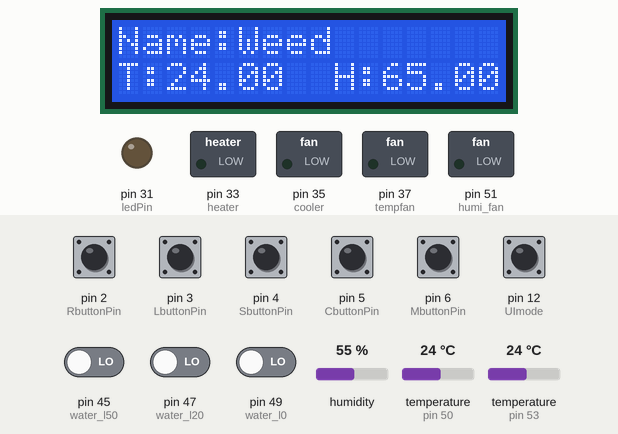
Bench run of a sketch on a simulated Arduino Mega 2560, built with avr-gcc and run on an emulated ATmega2560. On the bench: 16×2 character LCD, switched loads named in the sketch (green lamp = pin HIGH), output pins drawn as LEDs (lit = HIGH). The inputs (shaded band) are chosen by the test bench; at power-on: pin 2 (RbuttonPin), pin 3 (LbuttonPin), pin 4 (SbuttonPin), pin 5 (CbuttonPin), pin 6 (MbuttonPin), pin 12 (UImode), pin 45 (water_l50), pin 47 (water_l20), pin 49 (water_l0) LOW, temperature (sensors on pin 50, pin 53) 24 °C, humidity 55 %.

Above: at 1.2 s.
1.3 s: pin 12 (UImode) pulled HIGH for 2.15 s
At 3.3 s:
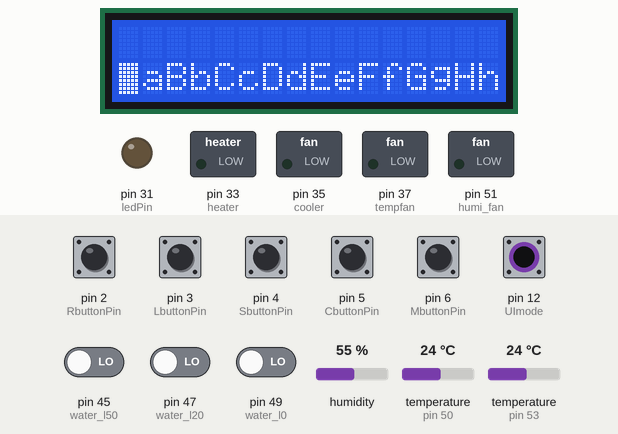
5.7 s: temperature (sensor on pin 50) set to 28 °C
At 7.3 s:
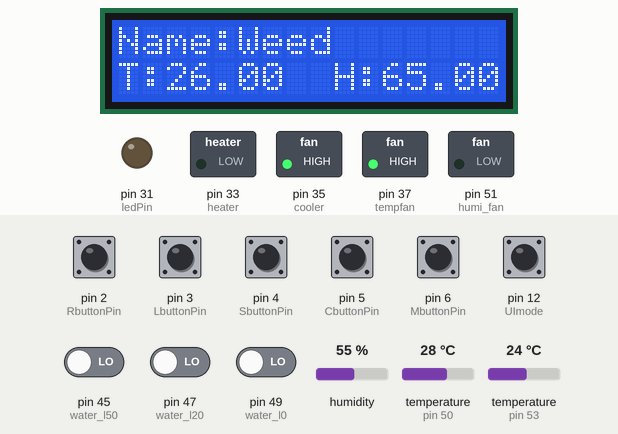
8.2 s: humidity set to 22 %
At 10.8 s:
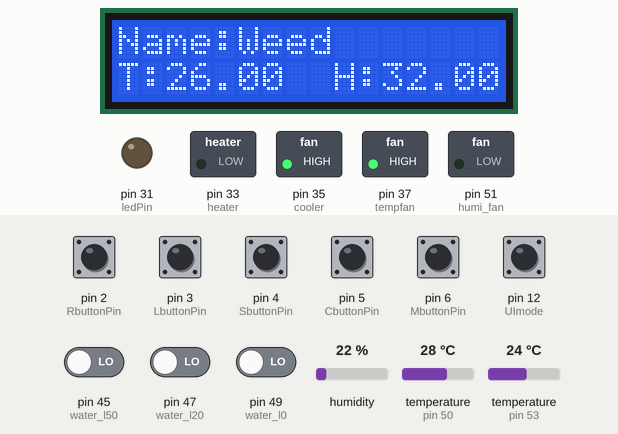
11.2 s: pin 47 (water_l20) driven HIGH
At 14.2 s:
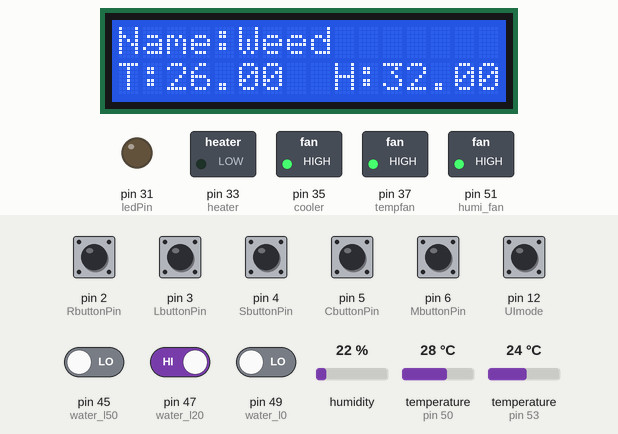
14.9 s: temperature (sensor on pin 53) set to 21 °C
At 17.7 s:
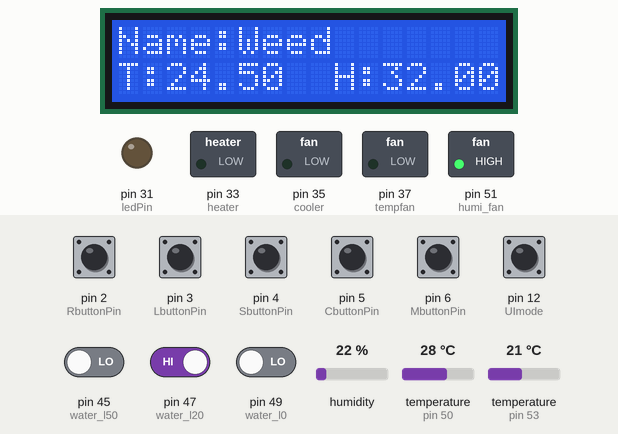
18.6 s: pin 12 (UImode) pulled HIGH for 2.15 s
At 21.0 s:
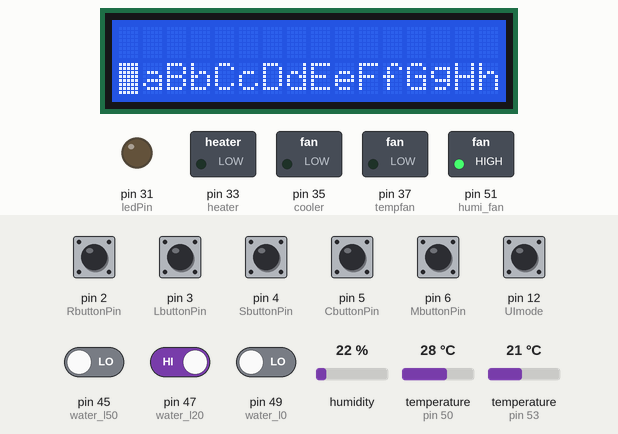
Timing chart, 0 to 22.5 s (numbered marks = the images above; inputs shaded):
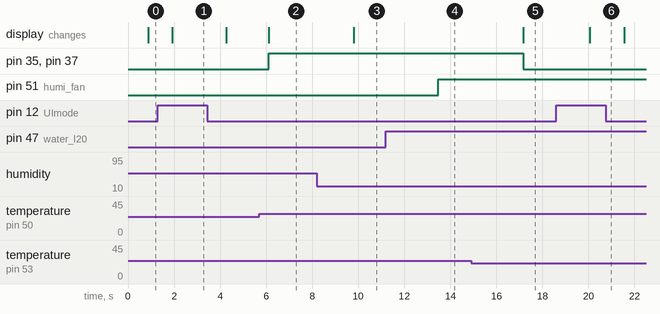

The sketch:

merge_v1.ino
```cpp
#include <LiquidCrystal.h>
#include <DallasTemperature.h>
#include <OneWire.h>
#include <dht11.h>

// ------ UI System ------
LiquidCrystal lcd(40, 42, 22, 24, 26, 28);
#define UImode 12
#define RbuttonPin 2
#define LbuttonPin 3
#define SbuttonPin 4
#define CbuttonPin 5
#define MbuttonPin 6
// Variables will change:
int UImodeState = 0;
int lastUImodeState = 0;
int buttonPushCounter = 0; // counter for the number of button presses
int levelCounter = 0;
int RbuttonState = 0;         // current state of the button
int lastRbuttonState = 0;     // previous state of the button
int LbuttonState = 0;         // current state of the button
int lastLbuttonState = 0;     // previous state of the button
int SbuttonState = 0;         // current state of the button
int lastSbuttonState = 0;     // previous state of the button
int printPosition = 0;
int CbuttonState = 0;         // current state of the button
int lastCbuttonState = 0;     // previous state of the button
int MbuttonState = 0;         // current state of the button
int lastMbuttonState = 0;     // previous state of the button
const char level[4][17] = {
  {'A', 'a', 'B', 'b', 'C', 'c', 'D', 'd', 'E', 'e', 'F', 'f', 'G', 'g', 'H', 'h', '\0'},
  {'I', 'i', 'J', 'j', 'K', 'k', 'L', 'l', 'M', 'm', 'N', 'n', 'O', 'o', 'P', 'p', '\0'},
  {'Q', 'q', 'R', 'r', 'S', 's', 'T', 't', 'U', 'u', 'V', 'v', 'W', 'w', 'X', 'x', '\0'},
  {'Y', 'y', 'Z', 'z', '0', '1', '2', '3', '4', '5', '6', '7', '8', '9', '\0'}
};
String senddata;
// ------ Humidity System ------
dht11 DHT11;
#define DHT11PIN 53
#define humi_fan 51
float temp_dht;
float humid_dht;
boolean hfanState = false;
float humid_thres = 40;
// ------ Water Level ------
#define water_l50 45
#define water_l20 47
#define water_l0 49
int wlevel50State = 0;
int wlevel20State = 0;
int wlevel0State = 0;
// ------ Temperature System ------
#define ONE_WIRE_BUS 50
#define ledPin 31
#define heater 33
#define cooler 35
#define tempfan 37
OneWire oneWire(ONE_WIRE_BUS);
DallasTemperature Tempsensors(&oneWire);
boolean ledState = false;
boolean heaterState = false;
boolean coolerState = false;
boolean thfanState = false;
float temp_threh = 35;
float temp_threl = 10;
float temp_h = 25;
float temp_l = 10;

#define plantName "Weed"


void setup() {
  // ---------- UI Setting ----------
  lcd.begin(16, 2);
  lcd.blink();
  pinMode(UImode, INPUT);
  pinMode(RbuttonPin, INPUT);
  pinMode(LbuttonPin, INPUT);
  pinMode(SbuttonPin, INPUT);
  pinMode(CbuttonPin, INPUT);
  pinMode(MbuttonPin, INPUT);
  // ---------- Humisity Setting ----------
  pinMode(humi_fan, OUTPUT);
  // ---------- Water Level Setting ----------
  pinMode(water_l50, INPUT);
  pinMode(water_l20, INPUT);
  pinMode(water_l0, INPUT);
  // ---------- Temperature Setting ----------
  Tempsensors.begin();
  pinMode(ledPin, OUTPUT);
  pinMode(heater, OUTPUT);
  pinMode(cooler, OUTPUT);
  pinMode(tempfan, OUTPUT);
  Serial.begin(9600);
}

void loop() {

  UImodeState = digitalRead(UImode);
  if (UImodeState == HIGH) {
    if (UImodeState != lastUImodeState) {
      lcdReset();
    }
    rightM(buttonPushCounter, levelCounter);
    leftM(buttonPushCounter, levelCounter);
    selectM(printPosition, buttonPushCounter, levelCounter);
    cancelM(printPosition, buttonPushCounter, levelCounter);
    sendM();
  }
  else {
    // ---------- Sensor reading Loop ----------
    Get_Wlevel(wlevel50State, wlevel20State, wlevel0State);
    Get_Humidity(temp_dht, humid_dht); // reading humidity sensor
    float temp_ds18 = Get_Temperature(); // reading temperature sensor
    float temp_aver = Temp_Average(temp_dht, temp_ds18); // temerature reading averaging

    // ---------- Humisity Loop ----------
    Get_HumiState(wlevel20State, humid_dht, humid_thres);
    Op_Humi();
    // ---------- Temperature Loop ----------
    Get_TempState(temp_threh, temp_h, temp_l, temp_threl, temp_aver); // checking the temperature state
    Op_Temp(); // turn on heater or cooler or LED

    if (UImodeState != lastUImodeState) {
      lcd.clear();
    }
    lcdDisplayTH(temp_aver, humid_dht);
    delay(1000);
  }
  delay(50);
  lastUImodeState = UImodeState;

}

// ------------------------------------------- FUNCTIONS --------------------------------------------------------
// ------------------------------------------- water level reading -------------------------------------------------
void Get_Wlevel(int & wlevel50State, int & wlevel20State, int & wlevel0State) {
  wlevel50State = digitalRead(water_l50);
  wlevel20State = digitalRead(water_l20);
  wlevel0State = digitalRead(water_l0);
}

// ------------------------------------------- humidity reading -------------------------------------------------
void Get_Humidity(float & temp_dht, float & humid_dht) {
  int chk = DHT11.read(DHT11PIN);
  temp_dht = DHT11.temperature;
  humid_dht = DHT11.humidity + 10;
}

// ------------------------------------------- humidity state -------------------------------------------------
void Get_HumiState(int wlevel20State, float humid_dht, float humid_thres) {
  if (wlevel20State == HIGH) {
    if (humid_dht < humid_thres) {
      hfanState = true;
    }
    else {
      hfanState = false;
    }
  }
  else {
    hfanState = false;
  }
}
// ------------------------------------------- humidity operation -------------------------------------------------
void Op_Humi() {
  switch (hfanState)
  {
    case true: digitalWrite(humi_fan, HIGH); break;
    case false: digitalWrite(humi_fan, LOW);; break;
    default: Serial.println("Unknown error"); break;
  }
}

// ------------------------------------------- temperature reading -------------------------------------------------
float Get_Temperature() {
  Tempsensors.requestTemperatures();
  float temp_ds18 = Tempsensors.getTempCByIndex(0);
  return temp_ds18;
}

// ------------------------------------------- temperature averaging -------------------------------------------------
float Temp_Average(float temp_dht, float temp_ds18) {
  float temp_aver = (temp_dht + temp_ds18) / 2;
  return temp_aver;
}

void lcdDisplay (int levelCounter) {
  switch (levelCounter)
  {
    case 0: lcd.print(level[0]); break;
    case 1: lcd.print(level[1]); break;
    case 2: lcd.print(level[2]); break;
    case 3: lcd.print(level[3]); lcd.setCursor(14, 1); lcd.print("  "); break;
    default: Serial.println("Unknown error"); break;
  }
}

// ------------------------------------------- temperature state -------------------------------------------------
void Get_TempState(float temp_threh,float temp_h,float temp_l,float temp_threl,float temp_aver){
  if (temp_aver > temp_threh){
    ledState = true;
    heaterState = false;
    coolerState = false;
    thfanState = false;
  }
  else if (temp_aver > temp_h){
    ledState = false;
    heaterState = false;
    coolerState = true;
    thfanState = true;
  }
  else if (temp_aver > temp_l){
    ledState = false;
    heaterState = false;
    coolerState = false;
    thfanState = false;
  }
  else if (temp_aver > temp_threl){
    ledState = false;
    heaterState = true;
    coolerState = false;
    thfanState = true;
  }
  else{
    ledState = true;
    heaterState = false;
    coolerState = false;
    thfanState = false;
  }
}

// ------------------------------------------- temperature operation -------------------------------------------------
void Op_Temp(){
  switch (ledState)
  {
    case true:digitalWrite(ledPin,HIGH);break;
    case false:digitalWrite(ledPin,LOW);;break;
    default:Serial.println("Unknown error");break;
  }
  switch (heaterState)
  {
    case true:digitalWrite(heater,HIGH);break;
    case false:digitalWrite(heater,LOW);;break;
    default:Serial.println("Unknown error");break;
  }
  switch (coolerState)
  {
    case true:digitalWrite(cooler,HIGH);break;
    case false:digitalWrite(cooler,LOW);;break;
    default:Serial.println("Unknown error");break;
  }
  switch (thfanState)
  {
    case true:digitalWrite(tempfan,HIGH);break;
    case false:digitalWrite(tempfan,LOW);;break;
    default:Serial.println("Unknown error");break;
  }
}

void rightM(int & buttonPushCounter, int & levelCounter) {
  RbuttonState = digitalRead(RbuttonPin);
  if (RbuttonState != lastRbuttonState) {
    if (RbuttonState == HIGH) {
      buttonPushCounter ++;
      if (buttonPushCounter > 15) {
        if (levelCounter == 3) {
          buttonPushCounter = 15;
        } else {
          levelCounter ++;
          lcd.setCursor(0, 1);
          lcdDisplay(levelCounter);
          lcd.setCursor(0, 1);
          buttonPushCounter = 0;
        }
      } else {
        lcd.setCursor(buttonPushCounter, 1);
      }
    }
    delay(50);
  }
  lastRbuttonState = RbuttonState;
}

void leftM(int & buttonPushCounter, int & levelCounter) {
  LbuttonState = digitalRead(LbuttonPin);
  if (LbuttonState != lastLbuttonState) {
    if (LbuttonState == HIGH) {
      buttonPushCounter --;
      if (buttonPushCounter < 0) {
        if (levelCounter == 0) {
          buttonPushCounter = 0;
        } else {
          levelCounter --;
          lcd.setCursor(0, 1);
          lcdDisplay(levelCounter);
          lcd.setCursor(15, 1);
          buttonPushCounter = 15;
        }
      } else {
        lcd.setCursor(buttonPushCounter, 1);
      }
    }
    delay(50);
  }
  lastLbuttonState = LbuttonState;
}

void selectM(int & printPosition, int & buttonPushCounter, int & levelCounter) {
  SbuttonState = digitalRead(SbuttonPin);
  if (SbuttonState != lastSbuttonState) {
    if (SbuttonState == LOW) {
      if (printPosition > 15) {
      }
      else {
        lcd.setCursor(0, 0);
        senddata = senddata + String(level[levelCounter][buttonPushCounter]);
        lcd.print(senddata);
        printPosition ++;
        lcd.setCursor(buttonPushCounter, 1);
      }
    }
    delay(50);
  }
  lastSbuttonState = SbuttonState;
}

void cancelM(int & printPosition, int & buttonPushCounter, int & levelCounter) {
  CbuttonState = digitalRead(CbuttonPin);
  if (CbuttonState != lastCbuttonState) {
    if (CbuttonState == HIGH) {
      if (printPosition < 1) {
      }
      else {
        lcd.setCursor(0, 0);
        printPosition --;
        senddata = senddata.substring(0, printPosition);
        lcd.print(senddata);
        lcd.print(' ');
        lcd.setCursor(buttonPushCounter, 1);
      }
    }
    delay(50);
  }
  lastCbuttonState = CbuttonState;
}

void sendM() {
  MbuttonState = digitalRead(MbuttonPin);
  if (MbuttonState != lastMbuttonState) {
    if (MbuttonState == HIGH) {
      Serial.println(senddata);
    }
    delay(50);
  }
  lastMbuttonState = MbuttonState;
}

void lcdReset() {
  lcd.clear();
  lcd.setCursor(0, 1);
  lcdDisplay(0);
  lcd.setCursor(0, 1);
  senddata = "";
  buttonPushCounter = 0; // counter for the number of button presses
  levelCounter = 0;
  RbuttonState = 0;         // current state of the button
  lastRbuttonState = 0;     // previous state of the button
  LbuttonState = 0;         // current state of the button
  lastLbuttonState = 0;     // previous state of the button
  SbuttonState = 0;         // current state of the button
  lastSbuttonState = 0;     // previous state of the button
  printPosition = 0;
  CbuttonState = 0;         // current state of the button
  lastCbuttonState = 0;     // previous state of the button
  MbuttonState = 0;         // current state of the button
  lastMbuttonState = 0;     // previous state of the button
}

void lcdDisplayTH(float temp_aver, float humid_dht) {
  lcd.setCursor(0, 0);
  lcd.print("Name:"); lcd.println(plantName);
  lcd.setCursor(strlen(plantName) + 5, 0); lcd.print("  ");
  lcd.setCursor(0, 1);
  lcd.print("T:"); lcd.print(temp_aver);
  lcd.setCursor(9, 1);
  lcd.print("H:"); lcd.print(humid_dht);
}
```

Measured:
- the behaviour switches between 26 and 27 °C on temperature (sensor on pin 50) (found by bisection; images 1 and 2)
- the behaviour switches between 23 and 22 °C on temperature (sensor on pin 53) (found by bisection; images 4 and 5)
- after the input at 1.3 s, the display: changes after 0.62 s (image 1)
- after the input at 5.7 s, pin 35 (cooler), pin 37 (tempfan): LOW → HIGH after 0.41 s; the display: changes after 0.41 s (image 2)
- after the input at 8.2 s, the display: changes after 1.6 s (image 3)
- after the input at 11.2 s, pin 51 (humi_fan): LOW → HIGH after 2.3 s
- after the input at 14.9 s, pin 35 (cooler), pin 37 (tempfan): HIGH → LOW after 2.3 s; the display: changes after 2.3 s (image 5)
- after the input at 18.6 s, the display: changes after 1.5 s (image 6)
